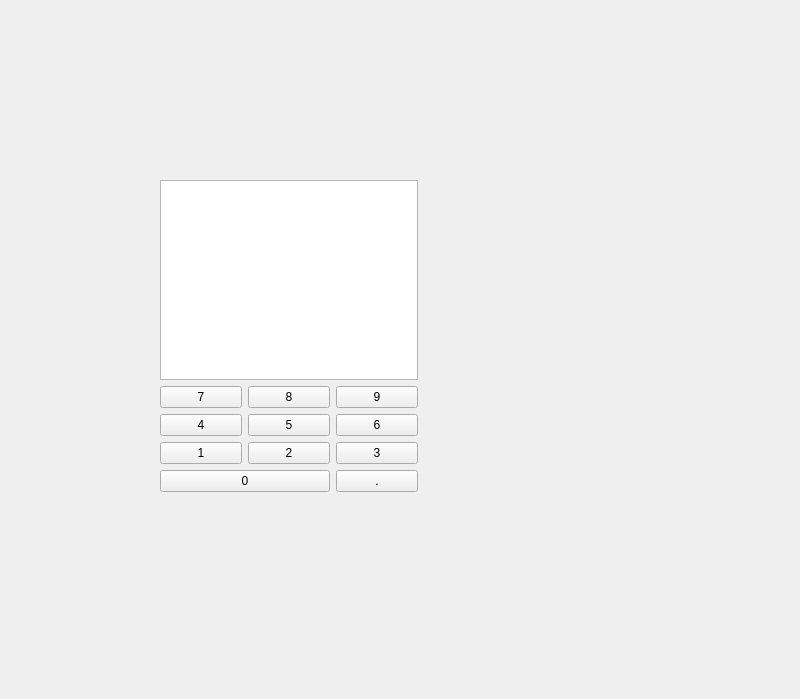
<?xml version="1.0" encoding="UTF-8"?>
<ui version="4.0">
 <class>Form</class>
 <widget class="QWidget" name="Form">
  <property name="geometry">
   <rect>
    <x>0</x>
    <y>0</y>
    <width>800</width>
    <height>699</height>
   </rect>
  </property>
  <property name="windowTitle">
   <string>Form</string>
  </property>
  <widget class="QWidget" name="">
   <property name="geometry">
    <rect>
     <x>160</x>
     <y>180</y>
     <width>258</width>
     <height>312</height>
    </rect>
   </property>
   <layout class="QVBoxLayout" name="verticalLayout">
    <item>
     <widget class="QPlainTextEdit" name="plainTextEdit">
      <property name="readOnly">
       <bool>true</bool>
      </property>
     </widget>
    </item>
    <item>
     <layout class="QGridLayout" name="gridLayout">
      <item row="4" column="0" colspan="2">
       <widget class="QPushButton" name="pushButton_10">
        <property name="text">
         <string>0</string>
        </property>
       </widget>
      </item>
      <item row="3" column="2">
       <widget class="QPushButton" name="pushButton_9">
        <property name="text">
         <string>3</string>
        </property>
       </widget>
      </item>
      <item row="2" column="0">
       <widget class="QPushButton" name="pushButton_4">
        <property name="text">
         <string>4</string>
        </property>
       </widget>
      </item>
      <item row="2" column="1">
       <widget class="QPushButton" name="pushButton_5">
        <property name="text">
         <string>5</string>
        </property>
       </widget>
      </item>
      <item row="3" column="1">
       <widget class="QPushButton" name="pushButton_8">
        <property name="text">
         <string>2</string>
        </property>
       </widget>
      </item>
      <item row="0" column="2">
       <widget class="QPushButton" name="pushButton_3">
        <property name="text">
         <string>9</string>
        </property>
       </widget>
      </item>
      <item row="2" column="2">
       <widget class="QPushButton" name="pushButton_6">
        <property name="text">
         <string>6</string>
        </property>
       </widget>
      </item>
      <item row="3" column="0">
       <widget class="QPushButton" name="pushButton_7">
        <property name="text">
         <string>1</string>
        </property>
       </widget>
      </item>
      <item row="4" column="2">
       <widget class="QPushButton" name="pushButton_11">
        <property name="text">
         <string>.</string>
        </property>
       </widget>
      </item>
      <item row="0" column="0">
       <widget class="QPushButton" name="pushButton">
        <property name="text">
         <string>7</string>
        </property>
       </widget>
      </item>
      <item row="0" column="1">
       <widget class="QPushButton" name="pushButton_2">
        <property name="text">
         <string>8</string>
        </property>
       </widget>
      </item>
     </layout>
    </item>
   </layout>
  </widget>
 </widget>
 <resources/>
 <connections/>
</ui>
